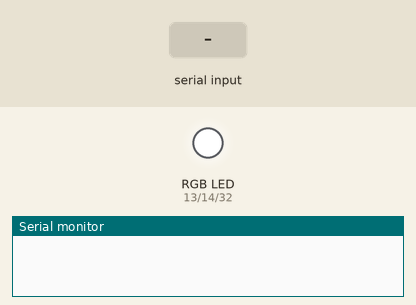
Recording of a sketch running on a simulated ESP32. Shown: an RGB LED mixed from three pins (HIGH = lit), the last lines printed to the serial monitor. The inputs (shaded band) are chosen by the test bench. Dim RGB values are drawn brighter than linear.

Above: at 1.2 s.
1.3 s: "1\n" received over Serial
At 1.7 s:
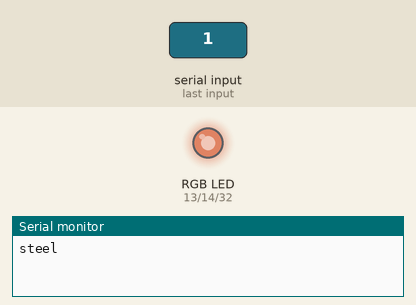
2.8 s: "0\n" received over Serial
At 4.0 s:
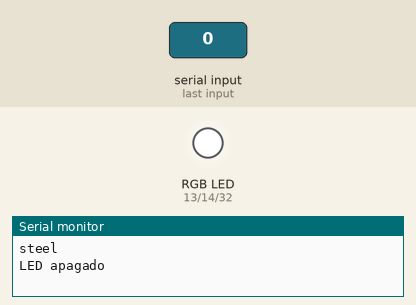
4.3 s: "2\n" received over Serial
At 5.2 s:
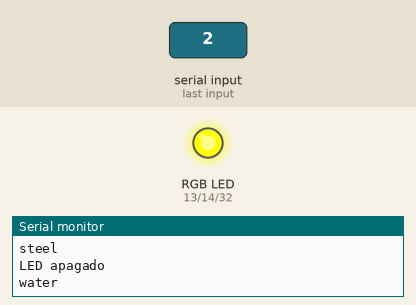
Timing chart, 0 to 7.3 s (numbered marks = the images above; inputs shaded):
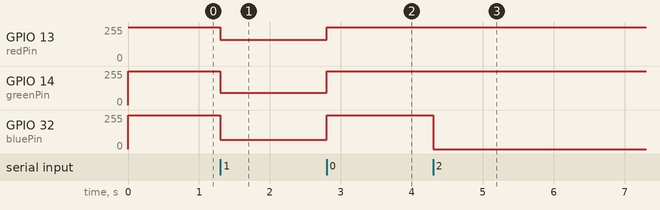

The sketch:

POKEMON_RGB.ino
```cpp
// Definición de los pines
const int redPin = 13;
const int greenPin = 14;
const int bluePin = 32;
// Definición de los colores en formato RGB
const int colors[18][3] = {
  {96, 162, 185}, //  1- steel - acero - Azul claro
  {0, 0, 255}, //     2- water - agua - Azul
  {151, 166, 29}, //  3- bug - bicho - Verde oliva
  {90, 0, 255}, //    4- dragon - dragón - Azul violeta
  {250, 193, 0}, //   5- electric - eléctrico - Amarillo
  {150, 0, 255}, //   6- ghost - fantasma - Morado oscuro
  {255, 0, 0}, //     7- fire - fuego - Rojo
  {239, 112, 240}, // 8- fairy - hada - Rosa
  {61, 217, 255}, //  9- ice - hielo - Cian
  {255, 129, 0}, //   10 fight - lucha - Naranja
  {160, 162, 160}, // 11 normal - normal - Gris
  {0, 255, 0}, //     12 grass - planta - Verde
  {239, 63, 122}, //  13 psychic - psíquico - Rosa fuerte
  {175, 170, 129}, // 14 rock - roca - Beige
  {61, 0, 124}, //    15 dark - siniestro - morado
  {145, 55, 0}, //    16 ground - tierra - Marrón
  {145, 62, 203}, //  17 poison - veneno - Violeta
  {130, 186, 240} //  18 flying - volador - Azul cielo
};

// Definición de los nombres de los tipos de Pokémon
const char* names[] = {
  "steel", "water", "bug", "dragon", "electric", "ghost",
  "fire", "fairy", "ice", "fight", "normal", "grass",
  "psychic", "rock", "dark", "ground", "poison", "flying"
};

void setup() {
  pinMode(redPin, OUTPUT);
  pinMode(greenPin, OUTPUT);
  pinMode(bluePin, OUTPUT);
  Serial.begin(9600);
  setColor(0, 0, 0); // Inicialmente el LED está apagado
}

void loop() {
  if (Serial.available()) {
    String input = Serial.readStringUntil('\n');
    input.trim();
    if (input == "0") {
      setColor(0, 0, 0); // Apagar el LED
      Serial.println("LED apagado");
    } else {
      for (int i = 0; i < 18; i++) {
        if (input == names[i] || input == String(i + 1)) {
          setColor(colors[i][0], colors[i][1], colors[i][2]);
          Serial.println(names[i]);
          break;
        }
      }
    }
  }
}

void setColor(int red, int green, int blue) {
  analogWrite(redPin, 255-red);
  analogWrite(greenPin, 255-green);
  analogWrite(bluePin, 255-blue);
}
```

Measured:
- after the input at 1.3 s, GPIO 13 (redPin): 255/255 → 159/255 at once; GPIO 14 (greenPin): 255/255 → 93/255 at once; GPIO 32 (bluePin): 255/255 → 70/255 at once
- after the input at 2.8 s, GPIO 13 (redPin): 159/255 → 255/255 at once; GPIO 14 (greenPin): 93/255 → 255/255 at once; GPIO 32 (bluePin): 70/255 → 255/255 at once
- after the input at 4.3 s, GPIO 32 (bluePin): 255/255 → 0/255 at once
